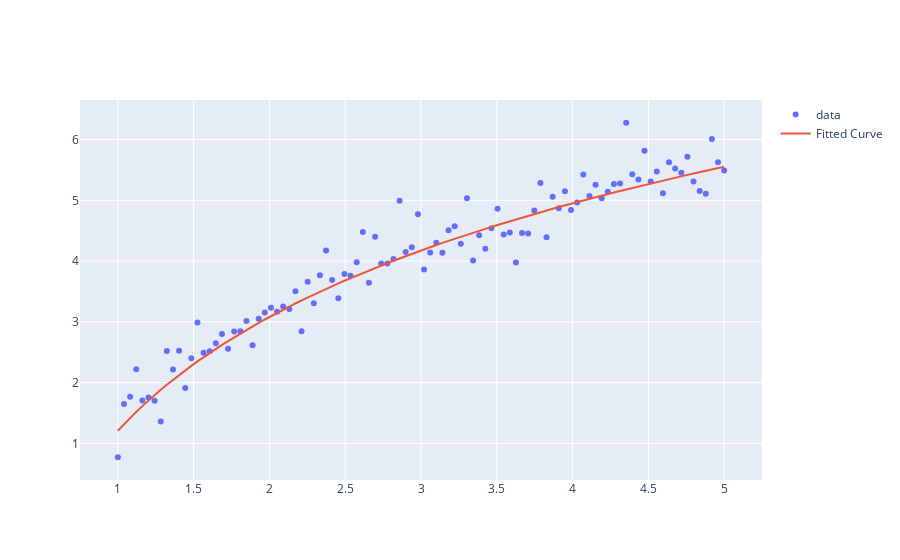

Notebook cell for this chart:
### Code cell
fig = go.Figure(data=go.Scatter(x=x, y=yn, mode='markers', name= 'data'))
fig.add_trace(go.Scatter(
    x=x, y=func(x, *popt),
    name='Fitted Curve'
))
fig.show()
